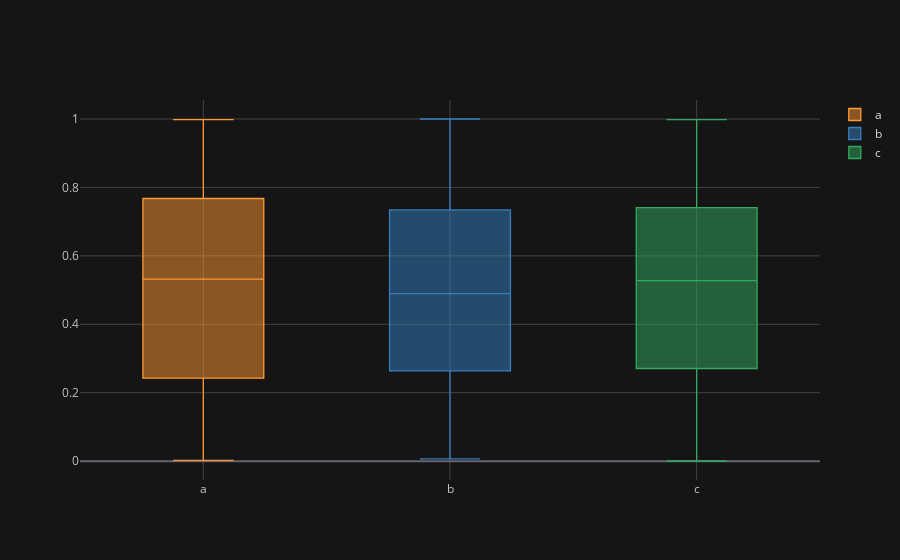

Notebook source saved alongside this figure:
### Code cell
df.iplot(kind = 'box')

### Figure 1 — Plotly figure (JSON) as saved in the notebook; plotly's stock layout.template omitted (floating-point values rounded to 4 significant figures; data arrays with more than 128 entries replaced by an {"elided": "..."} marker saying what was removed)
{"data": [{"boxpoints": false, "line": {"width": 1.3}, "marker": {"color": "rgba(255, 153, 51, 1.0)"}, "name": "a", "orientation": "v", "type": "box", "y": {"elided": "300 float values"}}, {"boxpoints": false, "line": {"width": 1.3}, "marker": {"color": "rgba(55, 128, 191, 1.0)"}, "name": "b", "orientation": "v", "type": "box", "y": {"elided": "300 float values"}}, {"boxpoints": false, "line": {"width": 1.3}, "marker": {"color": "rgba(50, 171, 96, 1.0)"}, "name": "c", "orientation": "v", "type": "box", "y": {"elided": "300 float values"}}], "layout": {"legend": {"bgcolor": "#151516", "font": {"color": "#D9D9D9"}}, "paper_bgcolor": "#151516", "plot_bgcolor": "#151516", "title": {"font": {"color": "#D9D9D9"}}, "xaxis": {"gridcolor": "#434343", "showgrid": true, "tickfont": {"color": "#C2C2C2"}, "title": {"font": {"color": "#D9D9D9"}, "text": ""}, "zerolinecolor": "#666570"}, "yaxis": {"gridcolor": "#434343", "showgrid": true, "tickfont": {"color": "#C2C2C2"}, "title": {"font": {"color": "#D9D9D9"}, "text": ""}, "zerolinecolor": "#666570"}}}
